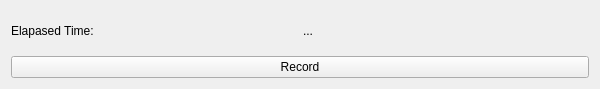
<?xml version="1.0" encoding="UTF-8"?>
<ui version="4.0">
 <class>GroupControlsClass</class>
 <widget class="QWidget" name="GroupControlsClass">
  <property name="geometry">
   <rect>
    <x>0</x>
    <y>0</y>
    <width>600</width>
    <height>89</height>
   </rect>
  </property>
  <property name="windowTitle">
   <string>GroupControls</string>
  </property>
  <layout class="QGridLayout" name="gridLayout_2">
   <item row="0" column="0">
    <widget class="QLabel" name="label">
     <property name="text">
      <string>Elapased Time:</string>
     </property>
    </widget>
   </item>
   <item row="0" column="1">
    <widget class="QLabel" name="labelElapsed">
     <property name="text">
      <string>...</string>
     </property>
    </widget>
   </item>
   <item row="1" column="0" colspan="2">
    <widget class="QPushButton" name="buttonRecord">
     <property name="text">
      <string>Record</string>
     </property>
    </widget>
   </item>
  </layout>
 </widget>
 <layoutdefault spacing="6" margin="11"/>
 <resources/>
 <connections/>
</ui>
